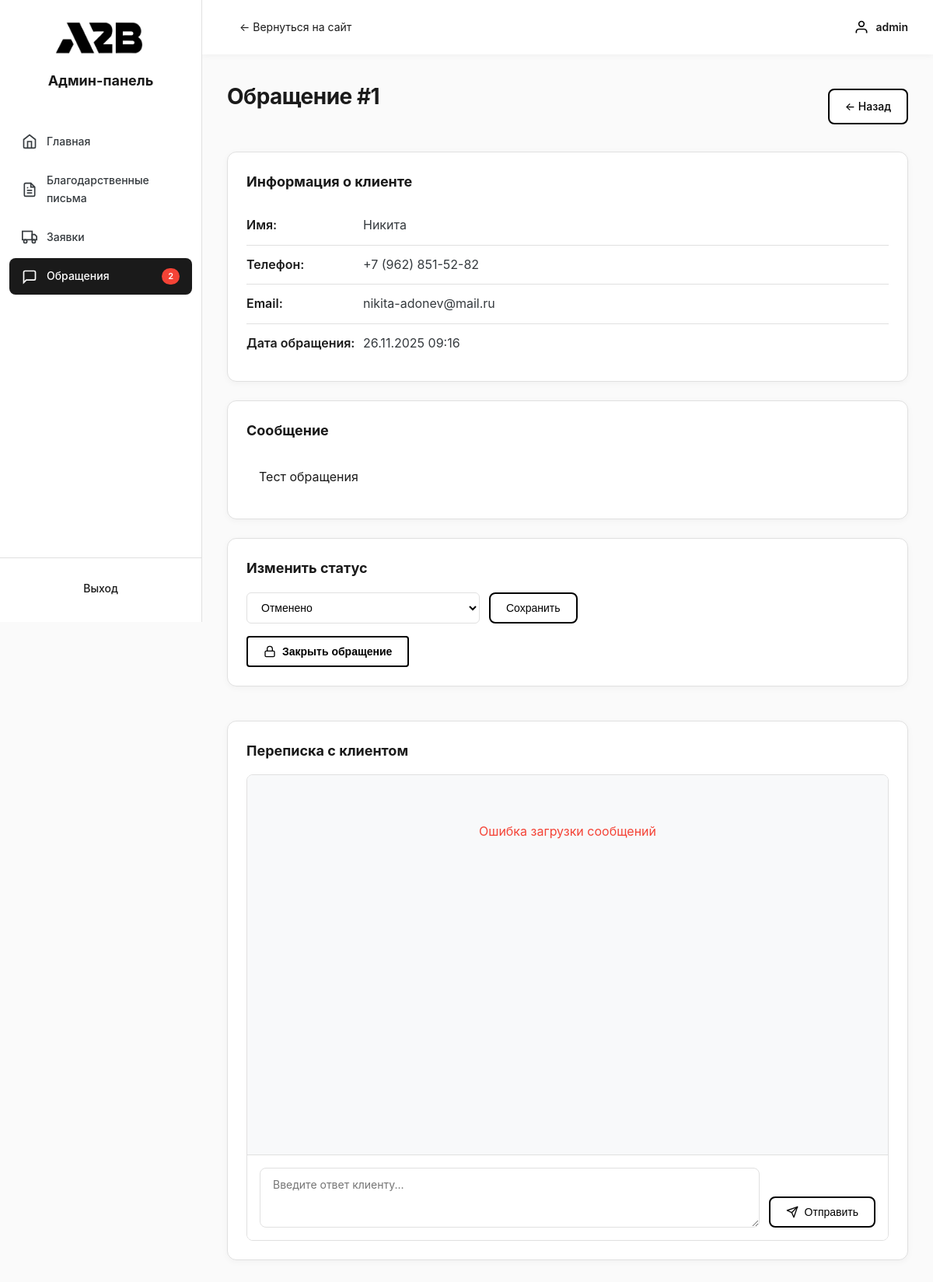
/public/admin/pages/contact-view.php?id=1 (signed in), run on an earlier commit of the app's database.
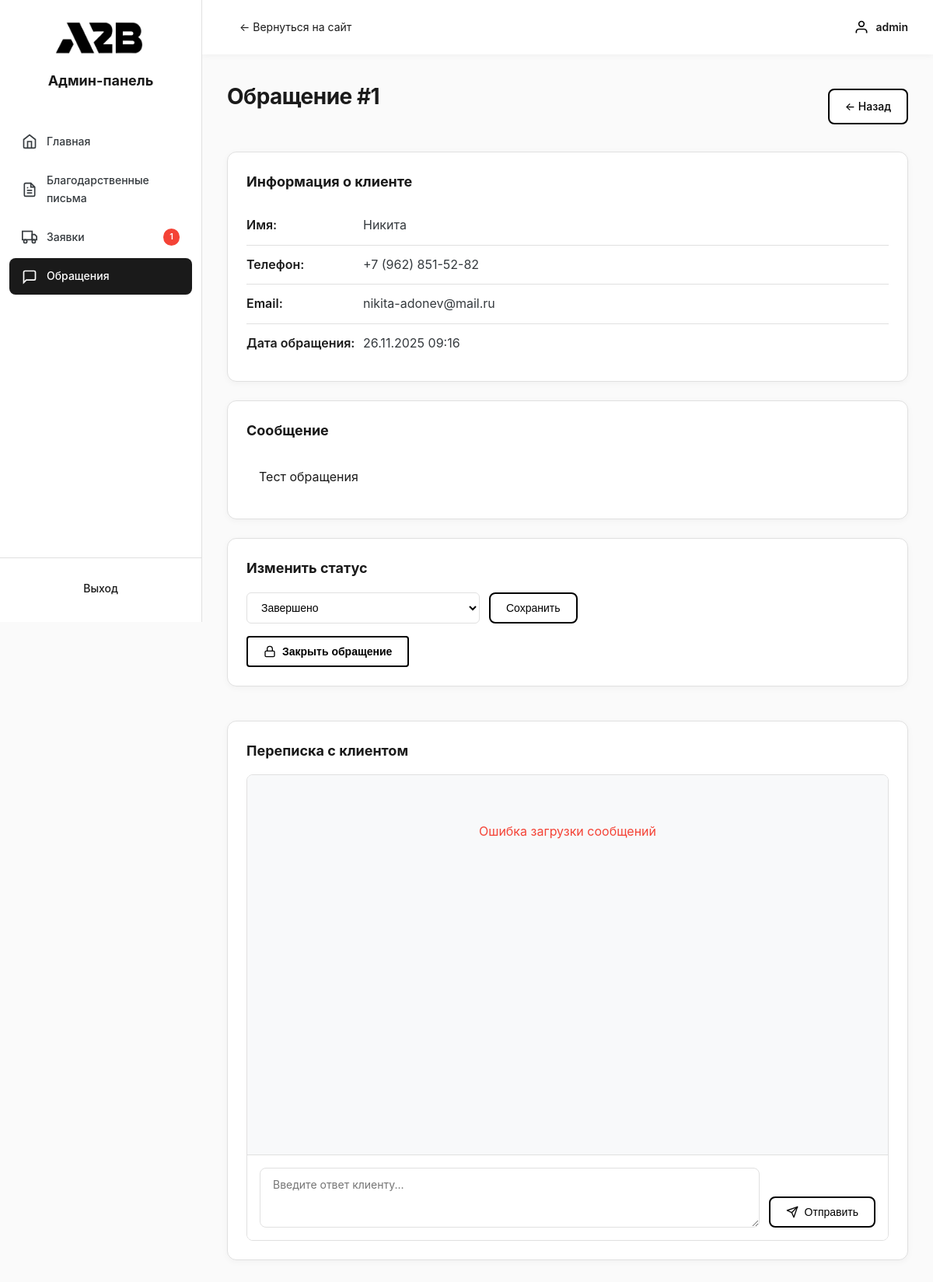
And on a later commit of the database.
### tables this page shows
CREATE TABLE `contacts` (
  `id` int(11) NOT NULL,
  `user_id` int(11) DEFAULT NULL COMMENT 'ID пользователя',
  `name` varchar(255) NOT NULL COMMENT 'Имя',
  `phone` varchar(50) NOT NULL COMMENT 'Телефон',
  `email` varchar(255) DEFAULT NULL COMMENT 'Email',
  `message` text NOT NULL COMMENT 'Сообщение',
  `status` enum('new','in_progress','completed','cancelled','closed') DEFAULT 'new' COMMENT 'Статус обращения',
  `created_at` timestamp NOT NULL DEFAULT current_timestamp() COMMENT 'Дата создания',
  `updated_at` timestamp NOT NULL DEFAULT current_timestamp() ON UPDATE current_timestamp() COMMENT 'Дата обновления'
);

### public/admin/pages/contact-view.php (the view, shortened to what the changed rows need)
<?php
$database = new Database();
$db = $database->getConnection();
$id = $_GET['id'] ?? 0;
$query = "SELECT * FROM contacts WHERE id = :id";
$stmt = $db->prepare($query);
$stmt->bindParam(':id', $id);
$stmt->execute();
$contact = $stmt->fetch(PDO::FETCH_ASSOC);
?>
<!DOCTYPE html>
<html lang="ru">
<head>
    <link rel="stylesheet" href="../css/admin.css">
</head>
<body>
    <div class="admin-layout">
        <?php include '../includes/sidebar.php'; ?>
        <div class="admin-main">
            <div class="admin-content">
                <div class="content-header">
                    <h1 class="page-title">Обращение #<?php echo $id; ?></h1>
                </div>
                <div class="contact-detail">
                    <div class="detail-card">
                        <div class="detail-row">
                            <span class="detail-label">Имя:</span>
                            <span class="detail-value"><?php echo htmlspecialchars($contact['name']); ?></span>
                        </div>
                        <div class="detail-row">
                            <span class="detail-value"><a href="tel:<?php echo htmlspecialchars($contact['phone']); ?>"><?php echo htmlspecialchars($contact['phone']); ?></a></span>
                        </div>
                        <div class="detail-row">
                            <span class="detail-value"><a href="mailto:<?php echo htmlspecialchars($contact['email']); ?>"><?php echo htmlspecialchars($contact['email']); ?></a></span>
                        </div>
                        <div class="detail-row">
                            <span class="detail-label">Дата обращения:</span>
                            <span class="detail-value"><?php echo date('d.m.Y H:i', strtotime($contact['created_at'])); ?></span>
                        </div>
                    </div>
                    <div class="detail-card">
                        <h3>Сообщение</h3>
                        <div class="message-content">
                            <?php echo nl2br(htmlspecialchars($contact['message'])); ?>
                        </div>
                    </div>
                    <div class="detail-card">
                        <?php if($contact['status'] !== 'closed'): ?>
                        <form method="POST" class="status-form">
                            <select name="status" class="status-select">
                                <option value="completed" <?php echo $contact['status'] == 'completed' ? 'selected' : ''; ?>>Завершено</option>
                                <option value="cancelled" <?php echo $contact['status'] == 'cancelled' ? 'selected' : ''; ?>>Отменено</option>
                            </select>
                            <button type="submit" class="btn btn-primary">Сохранить</button>
                        </form>
                        <form method="POST" style="margin-top: 16px;">
                            <button type="submit" class="btn btn-danger" onclick="return confirm('Вы уверены? После закрытия обращения отправка сообщений будет невозможна.')" style="display: inline-flex; align-items: center; gap: 8px;">
                                <svg width="16" height="16" viewBox="0 0 24 24" fill="none" stroke="currentColor" stroke-width="2">
                                    <rect x="3" y="11" width="18" height="11" rx="2" ry="2"/>
                                    <path d="M7 11V7a5 5 0 0 1 10 0v4"/>
                                </svg>
                                Закрыть обращение
                            </button>
                        </form>
                        <?php endif; ?>
                    </div>
                </div>
            </div>
        </div>
    </div>
</body>
</html>

### public/admin/includes/sidebar.php (shortened to what the changed rows need)
<aside class="admin-sidebar">
    <div class="sidebar-header">
        <h2>Админ-панель</h2>
    </div>
    <nav class="sidebar-nav">
        <?php
        $current_dir = dirname($_SERVER['PHP_SELF']);
        if (strpos($current_dir, '/admin/pages') !== false) {
            $base = '';
        } elseif (strpos($current_dir, '/admin/auth') !== false) {
            $base = '../pages/';
        } else {
            $base = 'pages/';
        }
        ?>
        <a href="<?php echo $base; ?>orders.php" class="nav-item <?php echo basename($_SERVER['PHP_SELF']) == 'orders.php' || basename($_SERVER['PHP_SELF']) == 'order-view.php' ? 'active' : ''; ?>">
            <svg width="20" height="20" viewBox="0 0 24 24" fill="none" stroke="currentColor" stroke-width="2">
                <rect x="1" y="3" width="15" height="13"/>
                <polygon points="16 8 20 8 23 11 23 16 16 16 16 8"/>
                <circle cx="5.5" cy="18.5" r="2.5"/>
                <circle cx="18.5" cy="18.5" r="2.5"/>
            </svg>
            <span class="nav-text">Заявки</span>
            <?php
            $database = new Database();
            $db = $database->getConnection();
            $query = "SELECT COUNT(*) as total FROM orders WHERE status = 'new'";
            $stmt = $db->prepare($query);
            $stmt->execute();
            $new_orders_count = $stmt->fetch(PDO::FETCH_ASSOC)['total'];
            if ($new_orders_count > 0):
            ?>
            <span class="nav-badge"><?php echo $new_orders_count; ?></span>
            <?php endif; ?>
        </a>
        <a href="<?php echo $base; ?>contacts.php" class="nav-item <?php echo basename($_SERVER['PHP_SELF']) == 'contacts.php' || basename($_SERVER['PHP_SELF']) == 'contact-view.php' ? 'active' : ''; ?>">
            <svg width="20" height="20" viewBox="0 0 24 24" fill="none" stroke="currentColor" stroke-width="2">
                <path d="M21 15a2 2 0 0 1-2 2H7l-4 4V5a2 2 0 0 1 2-2h14a2 2 0 0 1 2 2z"/>
            </svg>
            <span class="nav-text">Обращения</span>
            <?php
            $query = "SELECT COUNT(*) as total FROM contacts WHERE status = 'new'";
            $stmt = $db->prepare($query);
            $stmt->execute();
            $new_count = $stmt->fetch(PDO::FETCH_ASSOC)['total'];
            if ($new_count > 0):
            ?>
            <span class="nav-badge"><?php echo $new_count; ?></span>
            <?php endif; ?>
        </a>
    </nav>
</aside>

What changed in the data, as far as the page shows it:
changed contacts "Никита": status "Отменено" → "Завершено"
Also different on the page:
$new_orders_count: (not shown) → "1"
$new_count: "2" → (not shown)
